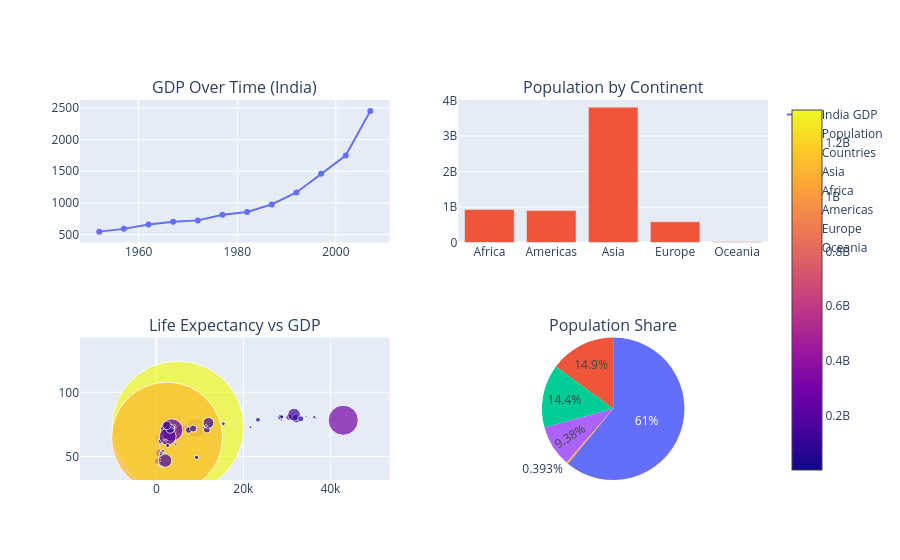

Here is the notebook cell this chart was saved with:
### Code cell
# 4. Pie Chart (NOW WORKS)
fig.add_trace(
    go.Pie(
        labels=bar_data['continent'],
        values=bar_data['pop'],
        name='Population Share'
    ),
    row=2, col=2
)

### Figure 1 — Plotly figure (JSON) as saved in the notebook; plotly's stock layout.template omitted (floating-point values rounded to 4 significant figures; data arrays with more than 128 entries replaced by an {"elided": "..."} marker saying what was removed)
{"data": [{"mode": "lines+markers", "name": "India GDP", "type": "scatter", "x": [1952, 1957, 1962, 1967, 1972, 1977, 1982, 1987, 1992, 1997, 2002, 2007], "xaxis": "x", "y": [546.6, 590.1, 658.3, 700.8, 724.0, 813.3, 855.7, 976.5, 1164.0, 1459.0, 1747.0, 2452.0], "yaxis": "y"}, {"name": "Population", "type": "bar", "x": ["Africa", "Americas", "Asia", "Europe", "Oceania"], "xaxis": "x2", "y": [929539692, 898871184, 3811953827, 586098529, 24549947], "yaxis": "y2"}, {"marker": {"color": {"elided": "142 int values"}, "showscale": true, "size": {"elided": "142 float values"}}, "mode": "markers", "name": "Countries", "text": {"elided": "142 str values"}, "type": "scatter", "x": {"elided": "142 float values"}, "xaxis": "x3", "y": {"elided": "142 float values"}, "yaxis": "y3"}, {"domain": {"x": [0.55, 1], "y": [0, 0.375]}, "labels": ["Africa", "Americas", "Asia", "Europe", "Oceania"], "name": "Population Share", "type": "pie", "values": [929539692, 898871184, 3811953827, 586098529, 24549947]}], "layout": {"annotations": [{"font": {"size": 16}, "showarrow": false, "text": "GDP Over Time (India)", "x": 0.225, "xanchor": "center", "xref": "paper", "y": 1, "yanchor": "bottom", "yref": "paper"}, {"font": {"size": 16}, "showarrow": false, "text": "Population by Continent", "x": 0.775, "xanchor": "center", "xref": "paper", "y": 1, "yanchor": "bottom", "yref": "paper"}, {"font": {"size": 16}, "showarrow": false, "text": "Life Expectancy vs GDP", "x": 0.225, "xanchor": "center", "xref": "paper", "y": 0.375, "yanchor": "bottom", "yref": "paper"}, {"font": {"size": 16}, "showarrow": false, "text": "Population Share", "x": 0.775, "xanchor": "center", "xref": "paper", "y": 0.375, "yanchor": "bottom", "yref": "paper"}], "autosize": true, "xaxis": {"anchor": "y", "autorange": true, "domain": [0, 0.45], "range": [1948.0, 2011.0], "type": "linear"}, "xaxis2": {"anchor": "y2", "autorange": true, "domain": [0.55, 1], "range": [-0.5, 4.5], "type": "category"}, "xaxis3": {"anchor": "y3", "autorange": true, "domain": [0, 0.45], "range": [-38240.0, 56470.0], "type": "linear"}, "yaxis": {"anchor": "x", "autorange": true, "domain": [0.625, 1], "range": [291.6, 2707.0], "type": "linear"}, "yaxis2": {"anchor": "x2", "autorange": true, "domain": [0.625, 1], "range": [0, 4013000000.0], "type": "linear"}, "yaxis3": {"anchor": "x3", "autorange": true, "domain": [0, 0.375], "range": [33.29, 100.3], "type": "linear"}}}
